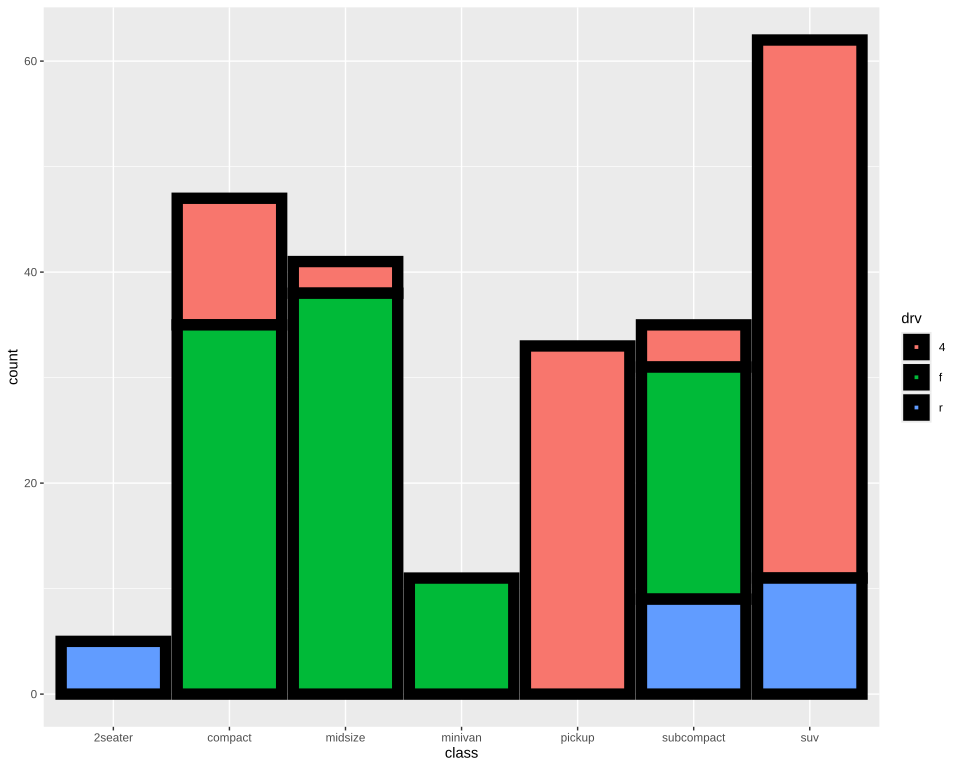

Here is the R script that generated this plot:
# The plot test/golden/bar_key_big.svg draws, drawn by ggplot2 itself, as ggplot2's own visual
# tests draw their snapshots: the independent check on that golden whenever it changes. The suite
# never runs this; it needs R, ggplot2 and vdiffr, saved as the Docker image giggly-r:ggplot2-4.0.3.
# From the repository's root:
#
#   docker run --rm -v "$PWD/test/golden":/golden:ro giggly-r:ggplot2-4.0.3 \
#     Rscript /golden/bar_key_big.R > bar_key_big.ggplot2.svg
#
# and compare the two drawings element by element, as test/golden/point.R describes.
#
# mpg's classes counted and stacked by drive train, bordered black 4 mm wide: each fill key is
# twice the border's width, 22.68 points square, as `draw_key_polygon()` sizes its glyph, and its
# fill 4 mm short of the key, its corners offset half that in from the key's.
# First checked with ggplot2 4.0.3 and vdiffr 1.0.9: every element matches, the x axis drawn before
# the y as test/golden/point.R describes, and every clip path.

library(ggplot2)

plot <- ggplot(mpg, aes(class, fill = drv)) +
  geom_bar(colour = "black", linewidth = 4) +
  theme_gray()

file <- tempfile(fileext = ".svg")
suppressWarnings(vdiffr::write_svg(plot, file))
cat(readLines(file), sep = "\n")
